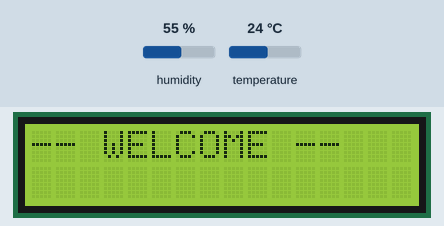
Simulated run of this sketch. Board: ESP8266 (NodeMCU). On the bench: 16×2 character LCD. Inputs (shaded band) come from the test bench; at power-on: temperature 24 °C, humidity 55 %. WiFi joins after 1.5 s; servers stay silent unless stated; uploads are accepted with an empty reply; what the sketch prints to the serial monitor is not drawn.

Above: at 2.7 s.
At 5.8 s:
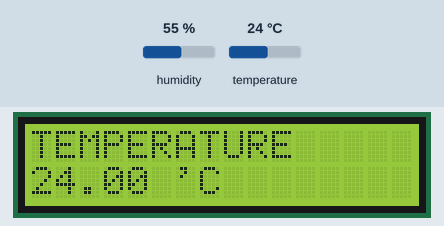
5.9 s: temperature set to 12 °C
At 18.6 s:
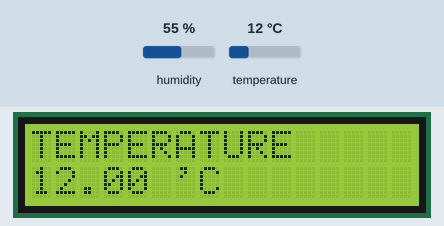
19.7 s: temperature set to 19 °C
At 32.6 s:
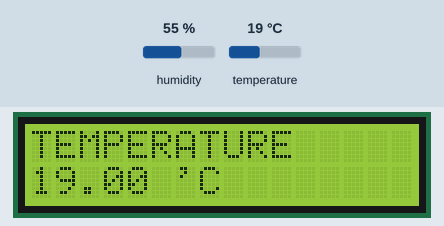
33.2 s: temperature set to 28 °C
At 46.6 s:
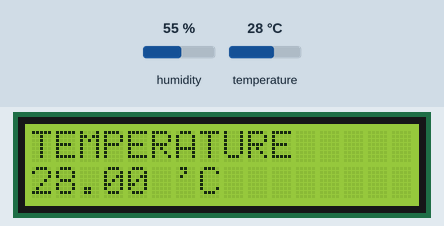
Timing chart, 0 to 48.1 s (numbered marks = the images above; inputs shaded):
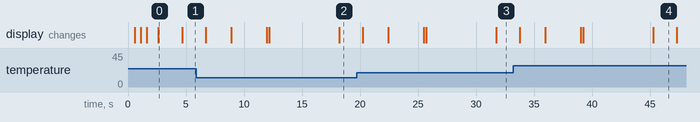

The sketch:

esp8266_code.ino
```cpp
/*
  SISTec IoT Application 2026 - ESP8266 Code
  Hardware:
  - ESP8266
  - DHT11 (Pin D5)
  - LCD 16x2 I2C (SDA: D2, SCL: D1, Address: 0x27)
*/

#include <ESP8266WiFi.h>
#include <ESP8266HTTPClient.h>
#include <WiFiClientSecure.h>
#include <DHT.h>
#include <Wire.h>
#include <LiquidCrystal_I2C.h>

// --- WiFi Credentials ---
const char* ssid = "YOUR_WIFI_SSID";
const char* password = "YOUR_WIFI_PASSWORD";

// --- Server URL ---
const String serverURL = "https://your-app-name.onrender.com";

// --- Pin Definitions ---
#define DHTPIN D5
#define DHTTYPE DHT11

DHT dht(DHTPIN, DHTTYPE);
LiquidCrystal_I2C lcd(0x27, 16, 2);

void setup() {
  Serial.begin(115200);

  // LCD Init
  lcd.init();
  lcd.backlight();

  // Connect to WiFi
  lcd.clear();
  lcd.setCursor(0, 0);
  lcd.print("CONNECTING TO");
  lcd.setCursor(0, 1);
  lcd.print("WiFi");

  WiFi.begin(ssid, password);
  while (WiFi.status() != WL_CONNECTED) {
    delay(500);
    lcd.print(".");
    Serial.print(".");
  }

  lcd.clear();
  lcd.print("CONNECTED TO");
  lcd.setCursor(0, 1);
  lcd.print("WiFi");
  delay(1000);

  lcd.clear();
  lcd.setCursor(0, 0);
  lcd.print("-- WELCOME --");
  delay(2000);

  dht.begin();
}

void loop() {
  // 1. Read DHT11
  float h = dht.readHumidity();
  float t = dht.readTemperature();

  if (isnan(h) || isnan(t)) {
    Serial.println("Failed to read from DHT sensor!");
    return;
  }

  // 2. Display Temp
  lcd.clear();
  lcd.setCursor(0, 0);
  lcd.print("TEMPERATURE");
  lcd.setCursor(0, 1);
  lcd.print(String(t) + " 'C");
  delay(2000);

  // 3. Display Humidity
  lcd.clear();
  lcd.setCursor(0, 0);
  lcd.print("HUMIDITY");
  lcd.setCursor(0, 1);
  lcd.print(String(h) + "%");
  delay(2000);

  // 4. Fetch Text from API (API 2)
  String lcdMsg = fetchLCDText();
  lcd.clear();
  lcd.setCursor(0, 0);
  lcd.print("SISTec DISPLAY");
  lcd.setCursor(0, 1);
  lcd.print(lcdMsg);
  delay(3000);

  // 5. Send Data to Server (API 1)
  sendSensorData(t, h);

  delay(5000); // Wait before next cycle
}

String fetchLCDText() {
  if (WiFi.status() == WL_CONNECTED) {
    WiFiClientSecure client;
    client.setInsecure(); // Required for Render HTTPS without certificate
    HTTPClient http;

    String url = serverURL + "/lcd";
    http.begin(client, url);
    int httpCode = http.GET();

    if (httpCode > 0) {
      String payload = http.getString();
      http.end();
      return payload;
    }
    http.end();
  }
  return "SERVER ERROR";
}

void sendSensorData(float temp, float hum) {
  if (WiFi.status() == WL_CONNECTED) {
    lcd.clear();
    lcd.print("SENDING DATA TO");
    lcd.setCursor(0, 1);
    lcd.print("WEB SERVER....");

    WiFiClientSecure client;
    client.setInsecure();
    HTTPClient http;

    // API 1: /update?t=xxx&h=xxx
    String url = serverURL + "/update?t=" + String(temp) + "&h=" + String(hum);

    http.begin(client, url);
    int httpCode = http.GET();

    if (httpCode > 0) {
      lcd.clear();
      lcd.print("DATA SENT...!!");
      delay(1000);
    } else {
      Serial.println("Error sending data");
    }
    http.end();
  }
}
```

Measured:
- what the display in image 0 shows lasts 2.1 s, from 2.6 s to 4.7 s
